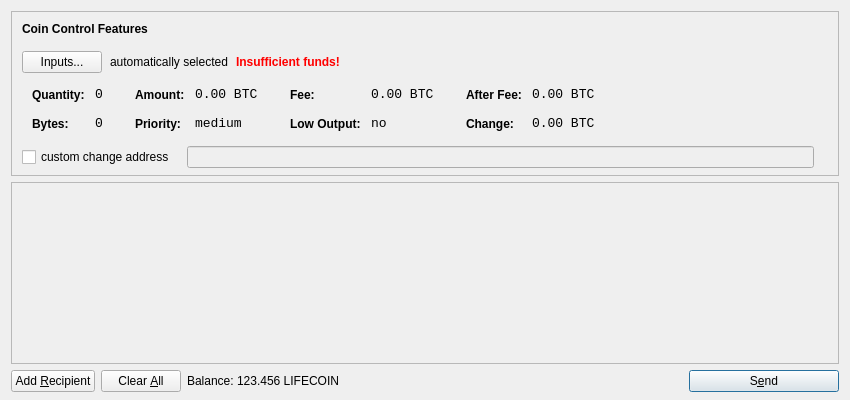
<?xml version="1.0" encoding="UTF-8"?>
<ui version="4.0">
 <class>SendCoinsDialog</class>
 <widget class="QDialog" name="SendCoinsDialog">
  <property name="geometry">
   <rect>
    <x>0</x>
    <y>0</y>
    <width>850</width>
    <height>400</height>
   </rect>
  </property>
  <property name="windowTitle">
   <string>Send Coins</string>
  </property>
  <layout class="QVBoxLayout" name="verticalLayout" stretch="0,1,0">
   <property name="bottomMargin">
    <number>8</number>
   </property>
   <item>
    <widget class="QFrame" name="frameCoinControl">
     <property name="sizePolicy">
      <sizepolicy hsizetype="Expanding" vsizetype="Expanding">
       <horstretch>0</horstretch>
       <verstretch>0</verstretch>
      </sizepolicy>
     </property>
     <property name="maximumSize">
      <size>
       <width>16777215</width>
       <height>16777215</height>
      </size>
     </property>
     <property name="frameShape">
      <enum>QFrame::StyledPanel</enum>
     </property>
     <property name="frameShadow">
      <enum>QFrame::Sunken</enum>
     </property>
     <layout class="QVBoxLayout" name="verticalLayoutCoinControl2">
      <property name="spacing">
       <number>-1</number>
      </property>
      <property name="leftMargin">
       <number>0</number>
      </property>
      <property name="topMargin">
       <number>0</number>
      </property>
      <property name="rightMargin">
       <number>0</number>
      </property>
      <property name="bottomMargin">
       <number>6</number>
      </property>
      <item>
       <layout class="QVBoxLayout" name="verticalLayoutCoinControl" stretch="0,0,0,0,1">
        <property name="spacing">
         <number>0</number>
        </property>
        <property name="leftMargin">
         <number>10</number>
        </property>
        <property name="topMargin">
         <number>10</number>
        </property>
        <item>
         <layout class="QHBoxLayout" name="horizontalLayoutCoinControl1">
          <property name="bottomMargin">
           <number>15</number>
          </property>
          <item>
           <widget class="QLabel" name="labelCoinControlFeatures">
            <property name="sizePolicy">
             <sizepolicy hsizetype="Preferred" vsizetype="Maximum">
              <horstretch>0</horstretch>
              <verstretch>0</verstretch>
             </sizepolicy>
            </property>
            <property name="font">
             <font>
              <weight>75</weight>
              <bold>true</bold>
             </font>
            </property>
            <property name="styleSheet">
             <string notr="true">font-weight:bold;</string>
            </property>
            <property name="text">
             <string>Coin Control Features</string>
            </property>
           </widget>
          </item>
         </layout>
        </item>
        <item>
         <layout class="QHBoxLayout" name="horizontalLayoutCoinControl2" stretch="0,0,0,0">
          <property name="spacing">
           <number>8</number>
          </property>
          <property name="bottomMargin">
           <number>10</number>
          </property>
          <item>
           <widget class="QPushButton" name="pushButtonCoinControl">
            <property name="styleSheet">
             <string notr="true"/>
            </property>
            <property name="text">
             <string>Inputs...</string>
            </property>
           </widget>
          </item>
          <item>
           <widget class="QLabel" name="labelCoinControlAutomaticallySelected">
            <property name="text">
             <string>automatically selected</string>
            </property>
            <property name="margin">
             <number>5</number>
            </property>
           </widget>
          </item>
          <item>
           <widget class="QLabel" name="labelCoinControlInsuffFunds">
            <property name="font">
             <font>
              <weight>75</weight>
              <bold>true</bold>
             </font>
            </property>
            <property name="styleSheet">
             <string notr="true">color:red;font-weight:bold;</string>
            </property>
            <property name="text">
             <string>Insufficient funds!</string>
            </property>
            <property name="margin">
             <number>5</number>
            </property>
           </widget>
          </item>
          <item>
           <spacer name="horizontalSpacerCoinControl">
            <property name="orientation">
             <enum>Qt::Horizontal</enum>
            </property>
            <property name="sizeHint" stdset="0">
             <size>
              <width>40</width>
              <height>1</height>
             </size>
            </property>
           </spacer>
          </item>
         </layout>
        </item>
        <item>
         <widget class="QWidget" name="widgetCoinControl" native="true">
          <property name="sizePolicy">
           <sizepolicy hsizetype="Preferred" vsizetype="Preferred">
            <horstretch>0</horstretch>
            <verstretch>0</verstretch>
           </sizepolicy>
          </property>
          <property name="minimumSize">
           <size>
            <width>0</width>
            <height>0</height>
           </size>
          </property>
          <property name="styleSheet">
           <string notr="true"/>
          </property>
          <layout class="QHBoxLayout" name="horizontalLayoutCoinControl5">
           <property name="margin">
            <number>0</number>
           </property>
           <item>
            <layout class="QHBoxLayout" name="horizontalLayoutCoinControl3" stretch="0,0,0,1">
             <property name="spacing">
              <number>20</number>
             </property>
             <property name="topMargin">
              <number>0</number>
             </property>
             <property name="bottomMargin">
              <number>10</number>
             </property>
             <item>
              <layout class="QFormLayout" name="formLayoutCoinControl1">
               <property name="horizontalSpacing">
                <number>10</number>
               </property>
               <property name="verticalSpacing">
                <number>14</number>
               </property>
               <property name="leftMargin">
                <number>10</number>
               </property>
               <property name="topMargin">
                <number>4</number>
               </property>
               <property name="rightMargin">
                <number>6</number>
               </property>
               <item row="0" column="0">
                <widget class="QLabel" name="labelCoinControlQuantityText">
                 <property name="styleSheet">
                  <string notr="true">font-weight:bold;</string>
                 </property>
                 <property name="text">
                  <string>Quantity:</string>
                 </property>
                 <property name="margin">
                  <number>0</number>
                 </property>
                </widget>
               </item>
               <item row="0" column="1">
                <widget class="QLabel" name="labelCoinControlQuantity">
                 <property name="font">
                  <font>
                   <family>Monospace</family>
                   <pointsize>10</pointsize>
                  </font>
                 </property>
                 <property name="cursor">
                  <cursorShape>IBeamCursor</cursorShape>
                 </property>
                 <property name="contextMenuPolicy">
                  <enum>Qt::ActionsContextMenu</enum>
                 </property>
                 <property name="text">
                  <string notr="true">0</string>
                 </property>
                 <property name="margin">
                  <number>0</number>
                 </property>
                 <property name="textInteractionFlags">
                  <set>Qt::LinksAccessibleByMouse|Qt::TextSelectableByKeyboard|Qt::TextSelectableByMouse</set>
                 </property>
                </widget>
               </item>
               <item row="1" column="0">
                <widget class="QLabel" name="labelCoinControlBytesText">
                 <property name="styleSheet">
                  <string notr="true">font-weight:bold;</string>
                 </property>
                 <property name="text">
                  <string>Bytes:</string>
                 </property>
                </widget>
               </item>
               <item row="1" column="1">
                <widget class="QLabel" name="labelCoinControlBytes">
                 <property name="font">
                  <font>
                   <family>Monospace</family>
                   <pointsize>10</pointsize>
                  </font>
                 </property>
                 <property name="cursor">
                  <cursorShape>IBeamCursor</cursorShape>
                 </property>
                 <property name="contextMenuPolicy">
                  <enum>Qt::ActionsContextMenu</enum>
                 </property>
                 <property name="text">
                  <string notr="true">0</string>
                 </property>
                 <property name="textInteractionFlags">
                  <set>Qt::LinksAccessibleByMouse|Qt::TextSelectableByKeyboard|Qt::TextSelectableByMouse</set>
                 </property>
                </widget>
               </item>
              </layout>
             </item>
             <item>
              <layout class="QFormLayout" name="formLayoutCoinControl2">
               <property name="horizontalSpacing">
                <number>10</number>
               </property>
               <property name="verticalSpacing">
                <number>14</number>
               </property>
               <property name="leftMargin">
                <number>6</number>
               </property>
               <property name="topMargin">
                <number>4</number>
               </property>
               <property name="rightMargin">
                <number>6</number>
               </property>
               <item row="0" column="0">
                <widget class="QLabel" name="labelCoinControlAmountText">
                 <property name="styleSheet">
                  <string notr="true">font-weight:bold;</string>
                 </property>
                 <property name="text">
                  <string>Amount:</string>
                 </property>
                 <property name="margin">
                  <number>0</number>
                 </property>
                </widget>
               </item>
               <item row="0" column="1">
                <widget class="QLabel" name="labelCoinControlAmount">
                 <property name="font">
                  <font>
                   <family>Monospace</family>
                   <pointsize>10</pointsize>
                  </font>
                 </property>
                 <property name="cursor">
                  <cursorShape>IBeamCursor</cursorShape>
                 </property>
                 <property name="contextMenuPolicy">
                  <enum>Qt::ActionsContextMenu</enum>
                 </property>
                 <property name="text">
                  <string notr="true">0.00 BTC</string>
                 </property>
                 <property name="textInteractionFlags">
                  <set>Qt::LinksAccessibleByMouse|Qt::TextSelectableByKeyboard|Qt::TextSelectableByMouse</set>
                 </property>
                </widget>
               </item>
               <item row="1" column="0">
                <widget class="QLabel" name="labelCoinControlPriorityText">
                 <property name="styleSheet">
                  <string notr="true">font-weight:bold;</string>
                 </property>
                 <property name="text">
                  <string>Priority:</string>
                 </property>
                </widget>
               </item>
               <item row="1" column="1">
                <widget class="QLabel" name="labelCoinControlPriority">
                 <property name="font">
                  <font>
                   <family>Monospace</family>
                   <pointsize>10</pointsize>
                  </font>
                 </property>
                 <property name="cursor">
                  <cursorShape>IBeamCursor</cursorShape>
                 </property>
                 <property name="contextMenuPolicy">
                  <enum>Qt::ActionsContextMenu</enum>
                 </property>
                 <property name="text">
                  <string>medium</string>
                 </property>
                 <property name="textInteractionFlags">
                  <set>Qt::LinksAccessibleByMouse|Qt::TextSelectableByKeyboard|Qt::TextSelectableByMouse</set>
                 </property>
                </widget>
               </item>
              </layout>
             </item>
             <item>
              <layout class="QFormLayout" name="formLayoutCoinControl3">
               <property name="horizontalSpacing">
                <number>10</number>
               </property>
               <property name="verticalSpacing">
                <number>14</number>
               </property>
               <property name="leftMargin">
                <number>6</number>
               </property>
               <property name="topMargin">
                <number>4</number>
               </property>
               <property name="rightMargin">
                <number>6</number>
               </property>
               <item row="0" column="0">
                <widget class="QLabel" name="labelCoinControlFeeText">
                 <property name="styleSheet">
                  <string notr="true">font-weight:bold;</string>
                 </property>
                 <property name="text">
                  <string>Fee:</string>
                 </property>
                 <property name="margin">
                  <number>0</number>
                 </property>
                </widget>
               </item>
               <item row="0" column="1">
                <widget class="QLabel" name="labelCoinControlFee">
                 <property name="font">
                  <font>
                   <family>Monospace</family>
                   <pointsize>10</pointsize>
                  </font>
                 </property>
                 <property name="cursor">
                  <cursorShape>IBeamCursor</cursorShape>
                 </property>
                 <property name="contextMenuPolicy">
                  <enum>Qt::ActionsContextMenu</enum>
                 </property>
                 <property name="text">
                  <string notr="true">0.00 BTC</string>
                 </property>
                 <property name="textInteractionFlags">
                  <set>Qt::LinksAccessibleByMouse|Qt::TextSelectableByKeyboard|Qt::TextSelectableByMouse</set>
                 </property>
                </widget>
               </item>
               <item row="1" column="0">
                <widget class="QLabel" name="labelCoinControlLowOutputText">
                 <property name="styleSheet">
                  <string notr="true">font-weight:bold;</string>
                 </property>
                 <property name="text">
                  <string>Low Output:</string>
                 </property>
                </widget>
               </item>
               <item row="1" column="1">
                <widget class="QLabel" name="labelCoinControlLowOutput">
                 <property name="font">
                  <font>
                   <family>Monospace</family>
                   <pointsize>10</pointsize>
                  </font>
                 </property>
                 <property name="cursor">
                  <cursorShape>IBeamCursor</cursorShape>
                 </property>
                 <property name="contextMenuPolicy">
                  <enum>Qt::ActionsContextMenu</enum>
                 </property>
                 <property name="text">
                  <string>no</string>
                 </property>
                 <property name="textInteractionFlags">
                  <set>Qt::LinksAccessibleByMouse|Qt::TextSelectableByKeyboard|Qt::TextSelectableByMouse</set>
                 </property>
                </widget>
               </item>
              </layout>
             </item>
             <item>
              <layout class="QFormLayout" name="formLayoutCoinControl4">
               <property name="horizontalSpacing">
                <number>10</number>
               </property>
               <property name="verticalSpacing">
                <number>14</number>
               </property>
               <property name="leftMargin">
                <number>6</number>
               </property>
               <property name="topMargin">
                <number>4</number>
               </property>
               <property name="rightMargin">
                <number>6</number>
               </property>
               <item row="0" column="0">
                <widget class="QLabel" name="labelCoinControlAfterFeeText">
                 <property name="styleSheet">
                  <string notr="true">font-weight:bold;</string>
                 </property>
                 <property name="text">
                  <string>After Fee:</string>
                 </property>
                 <property name="margin">
                  <number>0</number>
                 </property>
                </widget>
               </item>
               <item row="0" column="1">
                <widget class="QLabel" name="labelCoinControlAfterFee">
                 <property name="font">
                  <font>
                   <family>Monospace</family>
                   <pointsize>10</pointsize>
                  </font>
                 </property>
                 <property name="cursor">
                  <cursorShape>IBeamCursor</cursorShape>
                 </property>
                 <property name="contextMenuPolicy">
                  <enum>Qt::ActionsContextMenu</enum>
                 </property>
                 <property name="text">
                  <string notr="true">0.00 BTC</string>
                 </property>
                 <property name="textInteractionFlags">
                  <set>Qt::LinksAccessibleByMouse|Qt::TextSelectableByKeyboard|Qt::TextSelectableByMouse</set>
                 </property>
                </widget>
               </item>
               <item row="1" column="0">
                <widget class="QLabel" name="labelCoinControlChangeText">
                 <property name="styleSheet">
                  <string notr="true">font-weight:bold;</string>
                 </property>
                 <property name="text">
                  <string>Change:</string>
                 </property>
                </widget>
               </item>
               <item row="1" column="1">
                <widget class="QLabel" name="labelCoinControlChange">
                 <property name="font">
                  <font>
                   <family>Monospace</family>
                   <pointsize>10</pointsize>
                  </font>
                 </property>
                 <property name="cursor">
                  <cursorShape>IBeamCursor</cursorShape>
                 </property>
                 <property name="contextMenuPolicy">
                  <enum>Qt::ActionsContextMenu</enum>
                 </property>
                 <property name="text">
                  <string notr="true">0.00 BTC</string>
                 </property>
                 <property name="textInteractionFlags">
                  <set>Qt::LinksAccessibleByMouse|Qt::TextSelectableByKeyboard|Qt::TextSelectableByMouse</set>
                 </property>
                </widget>
               </item>
              </layout>
             </item>
            </layout>
           </item>
          </layout>
         </widget>
        </item>
        <item>
         <layout class="QHBoxLayout" name="horizontalLayoutCoinControl4" stretch="0,0,0">
          <property name="spacing">
           <number>12</number>
          </property>
          <property name="sizeConstraint">
           <enum>QLayout::SetDefaultConstraint</enum>
          </property>
          <property name="topMargin">
           <number>5</number>
          </property>
          <property name="rightMargin">
           <number>5</number>
          </property>
          <item>
           <widget class="QCheckBox" name="checkBoxCoinControlChange">
            <property name="text">
             <string>custom change address</string>
            </property>
           </widget>
          </item>
          <item>
           <widget class="QLineEdit" name="lineEditCoinControlChange">
            <property name="enabled">
             <bool>false</bool>
            </property>
            <property name="sizePolicy">
             <sizepolicy hsizetype="Expanding" vsizetype="Fixed">
              <horstretch>0</horstretch>
              <verstretch>0</verstretch>
             </sizepolicy>
            </property>
           </widget>
          </item>
          <item>
           <widget class="QLabel" name="labelCoinControlChangeLabel">
            <property name="sizePolicy">
             <sizepolicy hsizetype="Preferred" vsizetype="Expanding">
              <horstretch>0</horstretch>
              <verstretch>0</verstretch>
             </sizepolicy>
            </property>
            <property name="minimumSize">
             <size>
              <width>0</width>
              <height>0</height>
             </size>
            </property>
            <property name="text">
             <string/>
            </property>
            <property name="margin">
             <number>3</number>
            </property>
           </widget>
          </item>
         </layout>
        </item>
        <item>
         <spacer name="verticalSpacerCoinControl">
          <property name="orientation">
           <enum>Qt::Vertical</enum>
          </property>
          <property name="sizeHint" stdset="0">
           <size>
            <width>800</width>
            <height>1</height>
           </size>
          </property>
         </spacer>
        </item>
       </layout>
      </item>
     </layout>
    </widget>
   </item>
   <item>
    <widget class="QScrollArea" name="scrollArea">
     <property name="widgetResizable">
      <bool>true</bool>
     </property>
     <widget class="QWidget" name="scrollAreaWidgetContents">
      <property name="geometry">
       <rect>
        <x>0</x>
        <y>0</y>
        <width>830</width>
        <height>165</height>
       </rect>
      </property>
      <layout class="QVBoxLayout" name="verticalLayout_2">
       <property name="margin">
        <number>0</number>
       </property>
       <item>
        <layout class="QVBoxLayout" name="entries">
         <property name="spacing">
          <number>6</number>
         </property>
        </layout>
       </item>
       <item>
        <spacer name="verticalSpacer">
         <property name="orientation">
          <enum>Qt::Vertical</enum>
         </property>
         <property name="sizeHint" stdset="0">
          <size>
           <width>20</width>
           <height>40</height>
          </size>
         </property>
        </spacer>
       </item>
      </layout>
     </widget>
    </widget>
   </item>
   <item>
    <layout class="QHBoxLayout" name="horizontalLayout">
     <item>
      <widget class="QPushButton" name="addButton">
       <property name="toolTip">
        <string>Send to multiple recipients at once</string>
       </property>
       <property name="text">
        <string>Add &amp;Recipient</string>
       </property>
       <property name="icon">
        <iconset resource="../bitcoin.qrc">
         <normaloff>:/icons/add</normaloff>:/icons/add</iconset>
       </property>
       <property name="autoDefault">
        <bool>false</bool>
       </property>
      </widget>
     </item>
     <item>
      <widget class="QPushButton" name="clearButton">
       <property name="sizePolicy">
        <sizepolicy hsizetype="Minimum" vsizetype="Fixed">
         <horstretch>0</horstretch>
         <verstretch>0</verstretch>
        </sizepolicy>
       </property>
       <property name="toolTip">
        <string>Remove all transaction fields</string>
       </property>
       <property name="text">
        <string>Clear &amp;All</string>
       </property>
       <property name="icon">
        <iconset resource="../bitcoin.qrc">
         <normaloff>:/icons/remove</normaloff>:/icons/remove</iconset>
       </property>
       <property name="autoRepeatDelay">
        <number>300</number>
       </property>
       <property name="autoDefault">
        <bool>false</bool>
       </property>
      </widget>
     </item>
     <item>
      <layout class="QHBoxLayout" name="horizontalLayout_2">
       <property name="spacing">
        <number>3</number>
       </property>
       <item>
        <widget class="QLabel" name="label">
         <property name="text">
          <string>Balance:</string>
         </property>
        </widget>
       </item>
       <item>
        <widget class="QLabel" name="labelBalance">
         <property name="cursor">
          <cursorShape>IBeamCursor</cursorShape>
         </property>
         <property name="text">
          <string>123.456 LIFECOIN</string>
         </property>
         <property name="textInteractionFlags">
          <set>Qt::LinksAccessibleByMouse|Qt::TextSelectableByKeyboard|Qt::TextSelectableByMouse</set>
         </property>
        </widget>
       </item>
      </layout>
     </item>
     <item>
      <spacer name="horizontalSpacer">
       <property name="orientation">
        <enum>Qt::Horizontal</enum>
       </property>
       <property name="sizeHint" stdset="0">
        <size>
         <width>40</width>
         <height>20</height>
        </size>
       </property>
      </spacer>
     </item>
     <item>
      <widget class="QPushButton" name="sendButton">
       <property name="minimumSize">
        <size>
         <width>150</width>
         <height>0</height>
        </size>
       </property>
       <property name="toolTip">
        <string>Confirm the send action</string>
       </property>
       <property name="text">
        <string>S&amp;end</string>
       </property>
       <property name="icon">
        <iconset resource="../bitcoin.qrc">
         <normaloff>:/icons/send</normaloff>:/icons/send</iconset>
       </property>
       <property name="default">
        <bool>true</bool>
       </property>
      </widget>
     </item>
    </layout>
   </item>
  </layout>
 </widget>
 <resources>
  <include location="../bitcoin.qrc"/>
 </resources>
 <connections/>
</ui>
